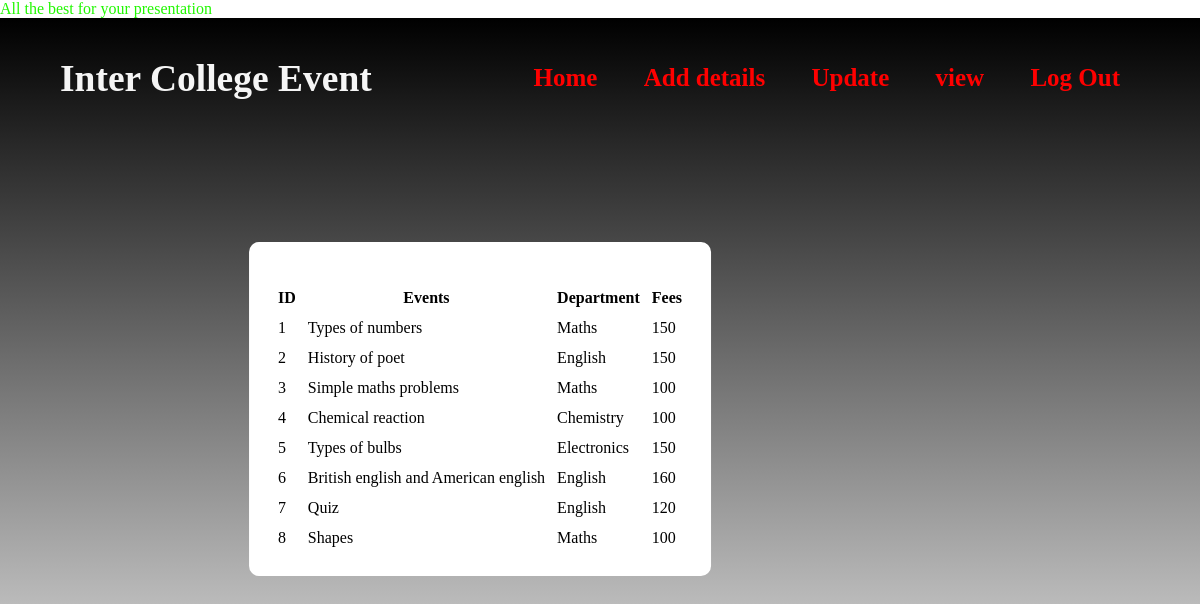
Page /aview.php on the committed database.
### tables this page shows
CREATE TABLE `admin_exdetails` (
  `id` int(10) NOT NULL,
  `department` varchar(50) NOT NULL,
  `event` varchar(50) NOT NULL,
  `fees` int(10) NOT NULL
);

### aview.php (the view, shortened to what this page needs)
<html>
<head>
<link rel="stylesheet" type="text/css" href="style.css">
</head>
<body>
<div class="mass">
    <marquee>All the best for your presentation</marquee>
    </div>
            <div class="men">
                <nav>
                    <h1>Inter College Event</h1>
                        <ul>
            <li><a href="admin_dashboard.php">Home</a></li>
            <li><a href="admin_exdetails.php">Add details</a></li>
            <li><a href="update_events.php">Update</a></li>
            <li><a href="aview.php">view</a></li>
            <li><a href="home.php">Log Out</a></li>
                    </ul>
                </nav>
				<center>
<div class="mai">
<div class="reg" align="center"><br>
    <?php
    echo "
    <table class='table table-responsive' align='center'>
    <tr>
    <th>ID</th>
    <th>Events</th>
    <th>Department</th>
    <th>Fees</th>
    </tr>";
    function display($id,$event, $department, $fees)
    {
        echo"
        <tr>
        <td>$id</td>
        <td>$event</td>
        <td>$department</td>
        <td>$fees</td>
        </tr>";
    }
    ?>
</div>
<?php
include('db.php');
    $sql = "SELECT * FROM admin_exdetails ORDER BY id";
    $result = mysqli_query($con, $sql);
    if($result)
    {
        if(mysqli_num_rows($result)>0)
        {
            while($row = mysqli_fetch_assoc($result))
            {
                $id = $row["id"];
                $event = $row["event"];
                $department = $row["department"];
                $fees= $row["fees"];
    display($id,$event, $department, $fees);
            }
        }
        else{
            echo "<script>document.getElementById('result').innerText = 'No information is found'</script>";
        }
    }
    else{
        echo $con->error;
}
?>
</div>
</body>
</html>

### style.css (style rules this page uses)
* { padding: 0; margin: 0; box-sizing: border-box; }
.men { padding: 0%; height:100vh; width:100%; background-image: linear-gradient(black,white); }
.mass { color: rgb(33, 247, 0); }
.mai { top:50%; left:40%; position: absolute; transform: translate(-50%,-50%); }
nav { display: flex; height: 80px; width: 100%; align-items: center; font-size: 25px; justify-content: space-between; color: whitesmoke; padding-top: 40px; padding-left: 5%; padding-right: 5%; }
nav ul li { list-style-type: none; display: inline-block; padding:10px 20px; }
nav ul li a { color:red; text-stroke: 2px red; text-decoration:none; font-weight: bold; border: black; border-radius: 20px; border-color: black; border-radius: 3px; }

### aview.php (style rules this page uses)
.reg { left-margin:20px; border-radius: 10px; border:2px solid white; background-color:white; padding:20px; }
th,td { padding:5px; }
tr { border: 2px solid black; }

### rows in the picture
admin_exdetails: id "1", event "Types of numbers", department "Maths", fees "150"
admin_exdetails: id "2", event "History of poet", department "English", fees "150"
admin_exdetails: id "3", event "Simple maths problems", department "Maths", fees "100"
admin_exdetails: id "4", event "Chemical reaction", department "Chemistry", fees "100"
admin_exdetails: id "5", event "Types of bulbs", department "Electronics", fees "150"
admin_exdetails: id "6", event "British english and American english", department "English", fees "160"
admin_exdetails: id "7", event "Quiz", department "English", fees "120"
admin_exdetails: id "8", event "Shapes", department "Maths", fees "100"
